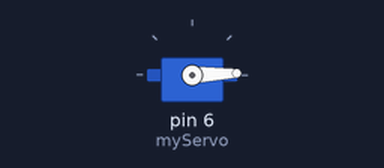
Simulated run of this sketch. Board: Arduino Uno, built with avr-gcc and run on an emulated ATmega328P. Parts: servo.

Above: at 0.05 s.
At 0.9 s:
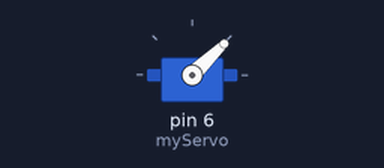
At 1.8 s:
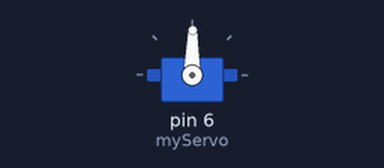
At 3.6 s:
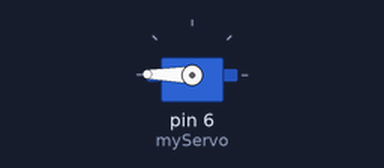
Timing chart, 0 to 8.4 s (numbered marks = the images above):
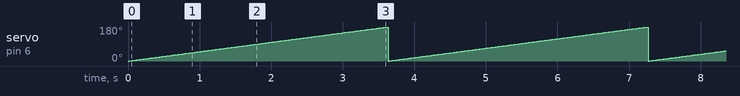

The sketch:

servo_test1.ino
```cpp
// 서브모터 테스트
#include <Servo.h>

Servo myServo;

void setup() {
  // put your setup code here, to run once:
  myServo.attach(6);
}

void loop() {
  // put your main code here, to run repeatedly:
  for(int i = 0;i<=180;i++){
    myServo.write(i);
    delay(20);
  }

}
```

Measured:
- by itself, servo on pin 6 (myServo): ramps from 0° to 180° and jumps back, once every 3.6 s
